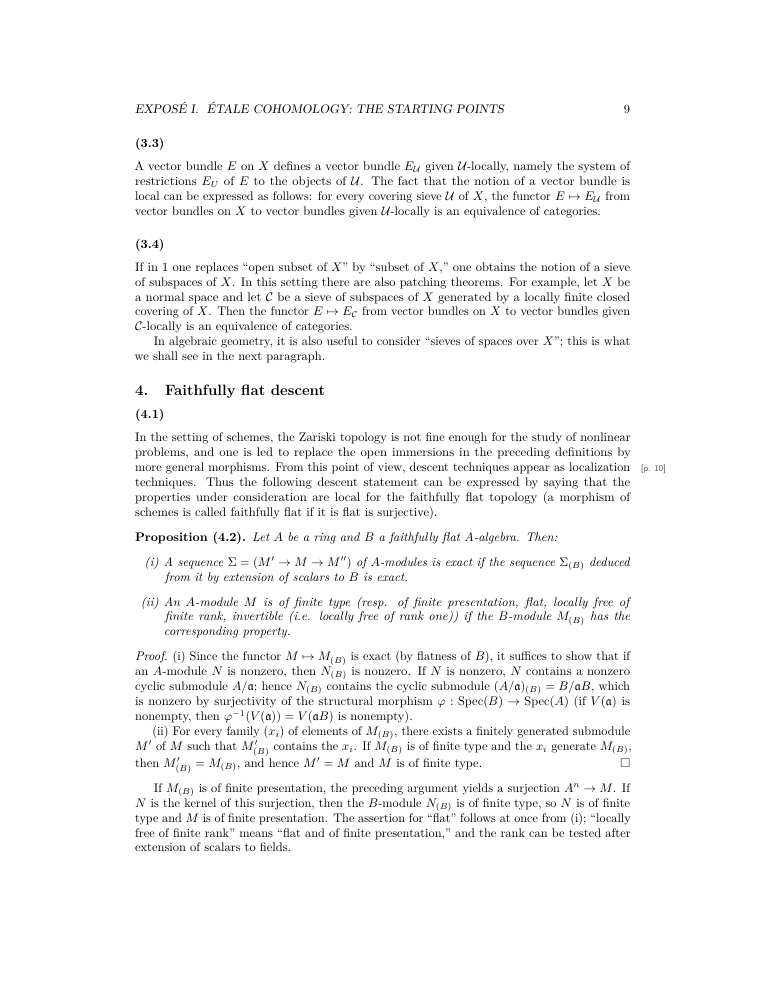
#> input picture raw/pro_returns/SGA4HALF_READERS_20261113/RECORDS/work/build/visual_qa/SGA4HALF_EN_diplomatic_print10.png, 765 x 990 px, given in place of w5.ppm, which was not available
$ python witness_page.py 5
#> lines starting #> are read from the running program, lines starting #| are printed output that depends on the picture
from pathlib import Path
import subprocess,os,sys
from PIL import Image
R=Path(__file__).resolve().parents[2]; O=R/'review/expose_viii/images';p=int(sys.argv[1]); env=os.environ.copy(); env['LD_LIBRARY_PATH']=str(R/'build/apt/local/usr/lib/x86_64-linux-gnu')
out=O/f'w{p}.ppm'; subprocess.run([str(R/'build/apt/local/usr/bin/ddjvu'),'-format=ppm',f'-page={p+11}','-scale=300',str(R/'scan/SGA6_witness_300dpi.djvu'),str(out)],env=env,check=True)
#> (this line was passed over: subprocess is not available in this run)
im=Image.open(out); print(im.size); w,h=im.size
#> further down, im is the input picture: PIL image 765x990 RGB; min 0, max 255, mean 246.8
#> after `w, h = im.size`: w = 765; h = 990
for n,(a,b) in enumerate([(0,.52),(.48,1)],1): im.crop((0,int(h*a),w,int(h*b))).resize((int(w*.7),int(h*(b-a)*.7))).save(O/f'w{p}_{n}.png')
#> this loop made 2 passes
#> pass 1, `for n,(a,b) in enumerate([(0,.52),(.48,1)],1): im.crop((0,int(h*a),w,i..`:
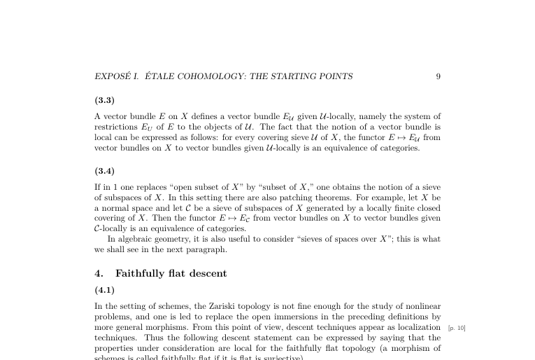
#> saved as w5_1.png: PIL image 535x360 RGB; min 0, max 255, mean 246.5
#> pass 2, `for n,(a,b) in enumerate([(0,.52),(.48,1)],1): im.crop((0,int(h*a),w,i..`:
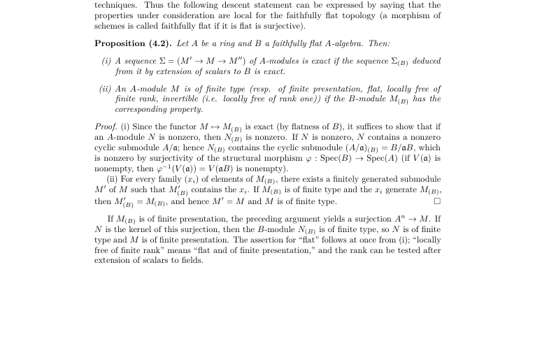
#> saved as w5_2.png: PIL image 535x360 RGB; min 23, max 255, mean 245.9

$ run again, on raw/pro_returns/SGA4HALF_READERS_20261113/RECORDS/work/build/visual_qa/SGA4HALF_EN_reading_print54.png
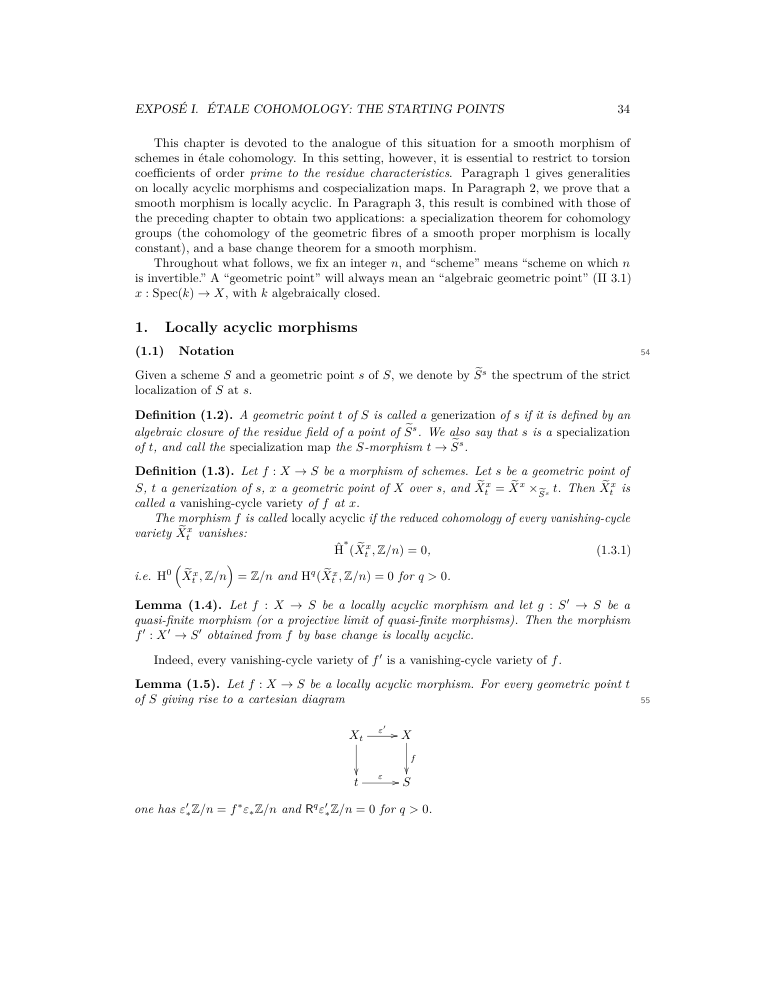
#> input picture raw/pro_returns/SGA4HALF_READERS_20261113/RECORDS/work/build/visual_qa/SGA4HALF_EN_reading_print54.png, 765 x 990 px, given in place of w5.ppm, which was not available
#> im is the input picture: PIL image 765x990 RGB; min 0, max 255, mean 248.5
#> the loop `for n,(a,b) in enumerate([(0,.52),(.48,1)],1): im.crop((0,int(h*a),w,i..` made 2 passes
#> pass 1, `for n,(a,b) in enumerate([(0,.52),(.48,1)],1): im.crop((0,int(h*a),w,i..`:
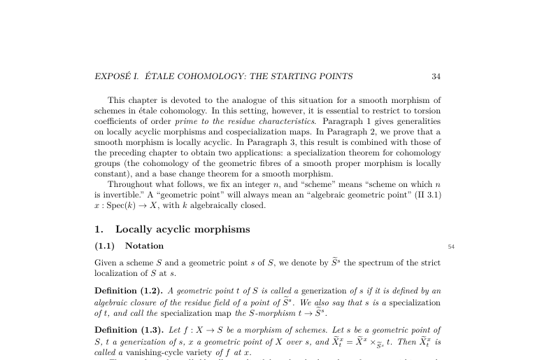
#> saved as w5_1.png: PIL image 535x360 RGB; min 0, max 255, mean 245.8
#> pass 2, `for n,(a,b) in enumerate([(0,.52),(.48,1)],1): im.crop((0,int(h*a),w,i..`:
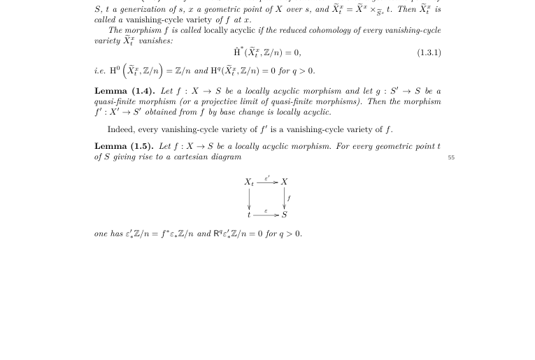
#> saved as w5_2.png: PIL image 535x360 RGB; min 16, max 255, mean 250.7

$ run again, on raw/pro_returns/SGA4HALF_READERS_20261113/RECORDS/work/build/visual_qa/SGA4HALF_FR_corrige_apparat_last_apparatus.png
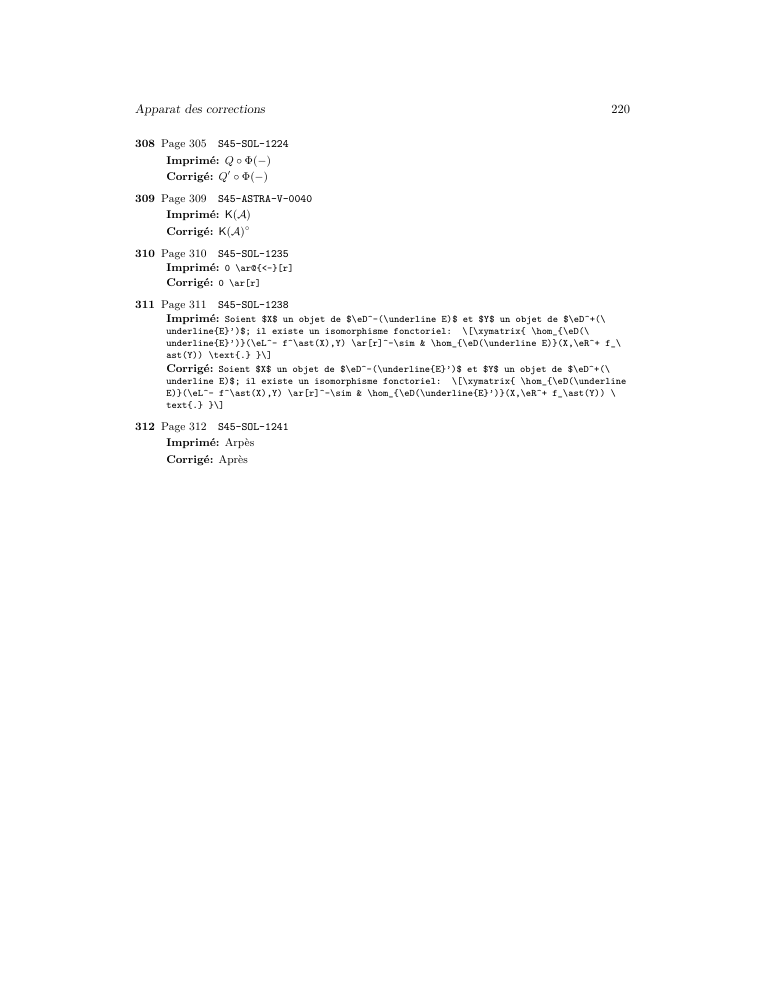
#> input picture raw/pro_returns/SGA4HALF_READERS_20261113/RECORDS/work/build/visual_qa/SGA4HALF_FR_corrige_apparat_last_apparatus.png, 765 x 990 px, given in place of w5.ppm, which was not available
#> im is the input picture: PIL image 765x990 RGB; min 0, max 255, mean 252.6
#> the loop `for n,(a,b) in enumerate([(0,.52),(.48,1)],1): im.crop((0,int(h*a),w,i..` made 2 passes
#> pass 1, `for n,(a,b) in enumerate([(0,.52),(.48,1)],1): im.crop((0,int(h*a),w,i..`:
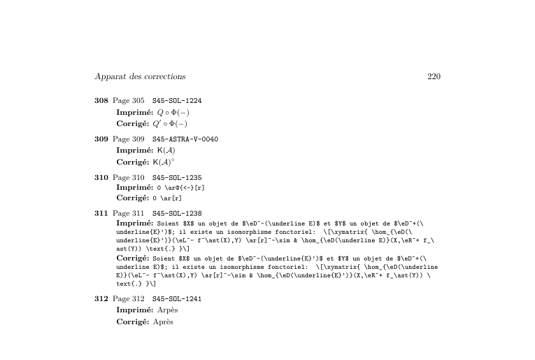
#> saved as w5_1.png: PIL image 535x360 RGB; min 17, max 255, mean 250.3
